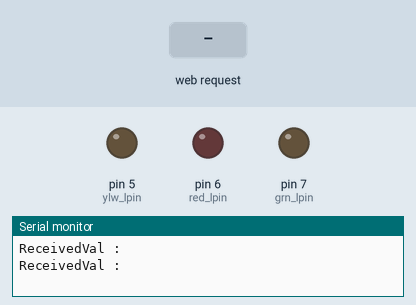
The sketch below on a simulated Arduino Uno, built with avr-gcc and run on an emulated ATmega328P. Shown: output pins drawn as LEDs (lit = HIGH), the last lines printed to the serial monitor. The test bench sets the inputs (shaded band). WiFi joins after 1.5 s; servers stay silent unless stated; storage starts empty; no radio packets arrive unless stated.

Above: at 3.5 s.
4.3 s: HTTP request GET /?wlvl=2 received
At 5.15 s:
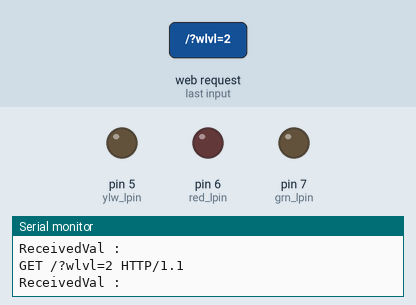
7.8 s: HTTP request GET /?pmp=1 received
At 8.5 s:
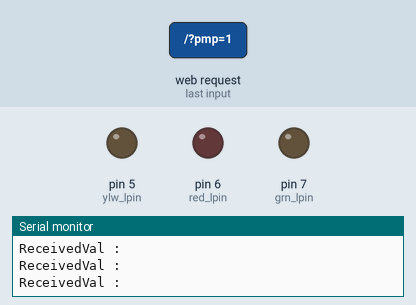
18.3 s: HTTP request GET /?pmp=0 received
At 18.8 s:
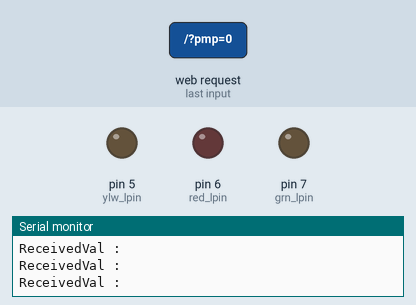
Timing chart, 0 to 26.3 s (numbered marks = the images above; inputs shaded):
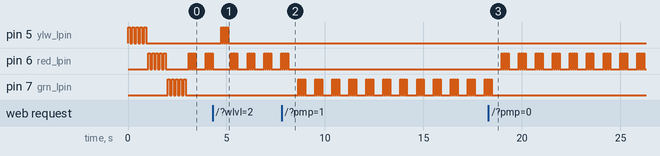

The sketch:

RV_Irrigation_Main_Base_Component_Ethernet.ino
```cpp
#include <SD.h>
#include <VirtualWire.h>

//Receive pin for the  433mhz
const int receive_pin = 8;

//Transmit Pin
const int transmit_pin = 9;

const int numReadings = 1;
int readings[numReadings];
int currReadIndex = 0;
int total = 0;
int avgWLvl = 0; //Average Water Level

const int ylw_lpin = 5;
const int red_lpin = 6;
const int grn_lpin = 7;

File webFile;

//Current Pump State is stored
//We will use this data across arduino to retrieve the pump status
int cpmp = 0;


void setup(){
   Serial.begin(9600);
   initializeEthernet();

   if (!SD.begin(4)) {
      Serial.println("ERROR - SD card initialization failed!");
   }
   else{
      //Serial.println("SD card initialization Success!");
   }
    //Initialise the IO and ISR
    vw_set_rx_pin(receive_pin);
    vw_set_ptt_inverted(true);  // Required for DR3100
    vw_setup(1200);   // Bits per sec
    vw_rx_start();   // Start the receiver PLL running

    vw_set_tx_pin(transmit_pin);
    vw_set_ptt_inverted(true);

    for (int thisReading = 0; thisReading < numReadings; thisReading++) {
      readings[thisReading] = 0;
    }


    populWLvl();

    pinMode(ylw_lpin, OUTPUT);
    blinkL(ylw_lpin, 100 , 5);

    pinMode(red_lpin, OUTPUT);
    blinkL(red_lpin , 100 , 5);

    pinMode(grn_lpin, OUTPUT);
    blinkL(grn_lpin ,100 , 5);

    //Serial.print("Everythign Initialized");
}

//Populates WaterLevel average
void populWLvl(){
      String receivedVal = getStrValFromReceiver();
      receivedVal.trim();

      Serial.print("ReceivedVal : ");
      Serial.println(receivedVal);

       if(receivedVal.startsWith("V") && receivedVal.endsWith("R")){
              String wlvl = receivedVal.substring(1 , 4);

              int a = wlvl.toInt();

              //Take readings and average
              if(numReadings != currReadIndex){
                  total = total + a;
                  currReadIndex = currReadIndex + 1;
              }
              else{
                  avgWLvl = map(total/numReadings, 0, 20, 100, 0);
                  currReadIndex = 0;
                  total = 0;

              }
       }
       /*else{
          avgWLvl = random(10, 99);
       }*/

}

unsigned long currentMillis = 0;
unsigned long prevMillis = 0;

unsigned long pumpCurrMillis = 0;
unsigned long pumpPrevMillis = 0;
boolean pumpStrted = false;

void loop() {
        renderServer();
        if(cpmp == 0){
          sendMessageOverTransmitter("R0V");
          blinkL(red_lpin , 50 , 4);
          pumpStrted = false;
        }
        else{
          sendMessageOverTransmitter("R1V");
          blinkL(grn_lpin , 50 , 4);

          if(pumpStrted){
            pumpCurrMillis = millis();
            if((pumpCurrMillis - pumpPrevMillis)/1000 > 600){
                pumpPrevMillis = pumpCurrMillis;
                cpmp = 0;
            }
          }
          else{
             pumpStrted = true;
             pumpCurrMillis = millis();
             pumpPrevMillis = millis();
          }
        }


        currentMillis = millis();
        if((currentMillis-prevMillis)/1000 > 1){
            populWLvl();
            prevMillis = currentMillis;
        }
        delay(400);
}

void blinkL(int p, int dly, int tm){
  for(int i=0; i<tm; i++){
    digitalWrite(p, HIGH);
    delay(dly);
    digitalWrite(p, LOW);
    delay(dly);
  }
}


void sendMessageOverTransmitter(String msgToSend){
    // Length (with one extra character for the null terminator)
    int str_len = msgToSend.length() + 1;
    char msg[str_len];
    msgToSend.toCharArray(msg, str_len);
    vw_send((uint8_t *)msg, strlen(msg));
    vw_wait_tx(); // Wait until the whole message is gone
}


/*Method will read the value from RF reciever and returns the string.
 * Sometimes due to noise, empty or blank string are also returned
 */
String getStrValFromReceiver(){
    uint8_t buf[VW_MAX_MESSAGE_LEN];
    uint8_t buflen = VW_MAX_MESSAGE_LEN;
    String retStr = "";
    if (vw_have_message() && vw_get_message(buf, &buflen)) // Non-blocking
    {
        int i;
        for (i = 0; i < buflen; i++)
        {
           retStr += char(buf[i]);
        }
    }
    return retStr;
}
```

RV_Ethernet.ino
```cpp
#include <SPI.h>
#include <Ethernet.h>

byte mac[] = {
   0x00, 0xAA, 0xBB, 0xCC, 0xDE, 0x02
};

IPAddress ip( 192, 168, 0, 11 );
IPAddress gateway( 192, 168, 0, 1 );
IPAddress subnet( 255, 255, 255, 0 );
EthernetServer server(80);

//ethernet shield connection init
void initializeEthernet()
{
   Ethernet.begin(mac, ip);
   server.begin();
   //Serial.print("server is at ");
   //Serial.println(Ethernet.localIP());
}
```

WebpageUtil.ino
```cpp
void renderServer(){
  String HTTP_req;
  EthernetClient cl = server.available();

  String rStr;

  if (cl) {
    //Serial.println("new client");

    // an http request ends with a blank line
    boolean currentLineIsBlank = true;
    while (cl.connected()) {
      if (cl.available()) {
        char c = cl.read();
        Serial.write(c);

        if (rStr.length() < 100) {
          rStr += c;
        }

        // if you've gotten to the end of the line (received a newline
        // character) and the line is blank, the http request has ended,
        // so you can send a reply

        if (c == '\n' && currentLineIsBlank) {

              cl.println("HTTP/1.1 200 OK");
              cl.println("Content-Type: text/html");
              cl.println("Connection: close");
              cl.println();

              if(rStr.indexOf("?") >= 0)
              {
                 if(rStr.indexOf("wlvl=2") >0) {
                    populWLvl();
                    cl.print("{\"wlvl\":\"");
                    cl.print(avgWLvl);
                    blinkL(ylw_lpin, 50 , 4);
                }
                else if(rStr.indexOf("pmp=1") >0)
                {
                    cl.print("{\"cpmp\":\"");
                    cpmp = 1;
                    cl.print(cpmp);
                }
                else if(rStr.indexOf("pmp=0") >0)
                {
                    cl.print("{\"cpmp\":\"");
                    cpmp = 0;
                    cl.print(cpmp);
                }
                else if (rStr.indexOf("cpmp=2") >0){
                    cl.print("{\"cpmp\":\"");
                    cl.print(cpmp);
                }
                //cpmp - Retrieves the pump status
                //2 is always get, 1 and 0 is On and OFF

                cl.print("\"}");
                break;

              }
              else{

                  cl.println("<!DOCTYPE HTML>");

                  webFile = SD.open("1.htm");
                  if (webFile) {
                       while(webFile.available()) {
                           cl.write(webFile.read());
                       }
                       webFile.close();
                  }
                  else{
                       cl.println("404");
                  }

                  break;
              }

        }
        /*if (c == '\n') {
          // you're starting a new line
          currentLineIsBlank = true;
        }
        else if (c != '\r') {
          // you've gotten a character on the current line
          currentLineIsBlank = false;
        }*/
      }
    }
    // give the web browser time to receive the data
    delay(1);
    // close the connection:
    cl.stop();
    //clearing string for next read
    rStr="";

    //Serial.println("Discone");
  }
}
```

Measured:
- after the input at 4.3 s, pin 5 (ylw_lpin): alternates HIGH for 0.05 s and LOW for 0.05 s, 8 changes in all, then stays LOW, starting after 0.45 s
- after the input at 7.8 s, pin 6 (red_lpin): goes on until 8.1 s, then stays LOW; pin 7 (grn_lpin): LOW → HIGH after 0.85 s, then repeats every 0.86 s: 3 × (LOW 0.05 s, HIGH 0.05 s), LOW 0.51 s, HIGH 0.05 s
- after the input at 18.3 s, pin 6 (red_lpin): LOW → HIGH after 0.68 s, then repeats every 0.86 s: 3 × (LOW 0.05 s, HIGH 0.05 s), LOW 0.51 s, HIGH 0.05 s; pin 7 (grn_lpin): goes on until 18.5 s, then stays LOW
- by itself, pin 6 (red_lpin): repeats every 0.86 s: 3 × (LOW 0.05 s, HIGH 0.05 s), LOW 0.51 s, HIGH 0.05 s
